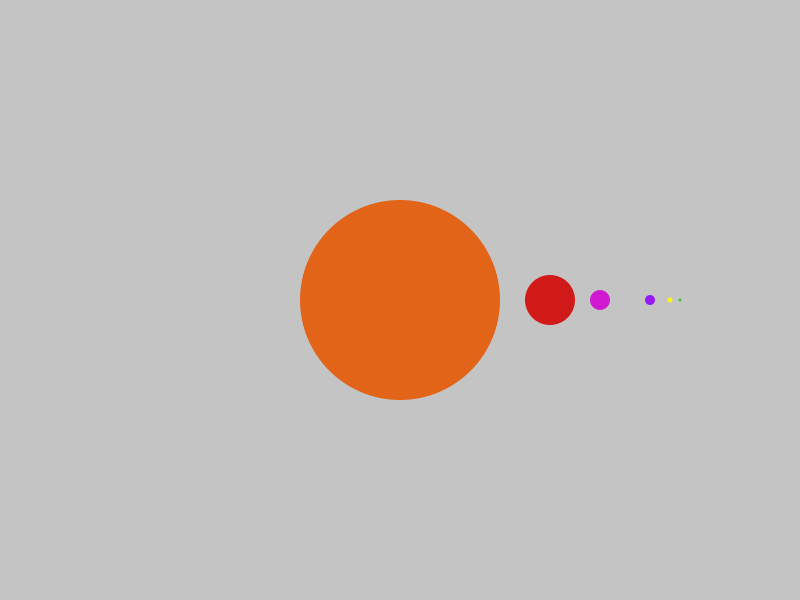
Frame 1 (no input)
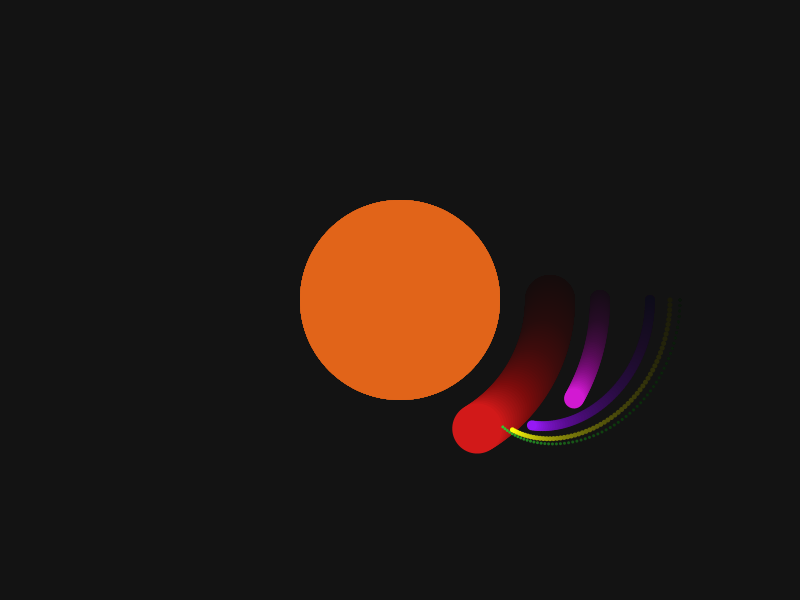
Frame 60 (the mouse pressed at the canvas centre just before this capture)
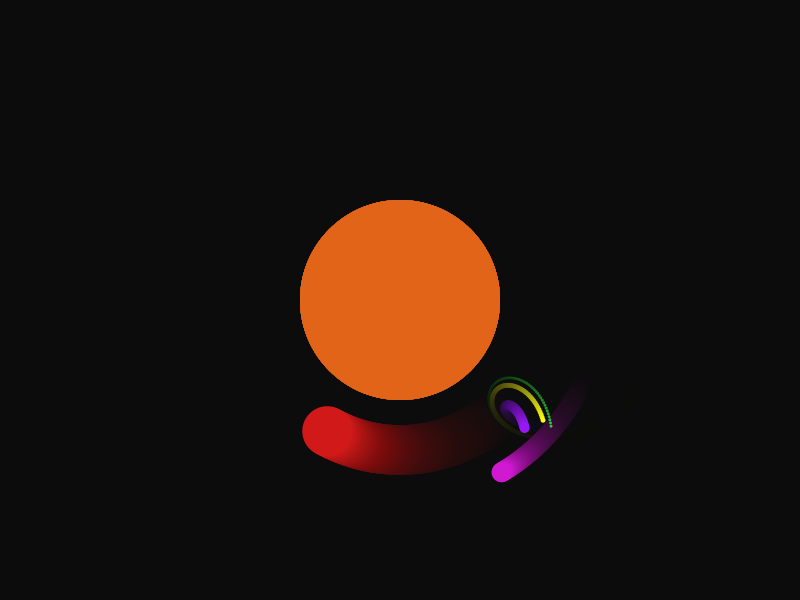
Frame 120 (the mouse held since frame 60 and released just before this capture)

The Processing sketch that drew these frames (run headless with seeded random() and noise(); from frame 60 on, the mouse is pressed at the canvas centre):

// Processing sketch: Planets_Transformations
// ── Planets_Transformations.pde
float _angle = 0;
color red = color(210, 25, 25);
color pink = color(210, 25, 210);
color purple = color(150, 25, 245); 
color redOrange = color(225, 100, 25);
color yellow = color(255, 255, 10);
color green = color(50, 200, 50);


void setup()
{
  size(800, 600);
}

void draw()
{
  //give planets trails
  clearScene();
  
  //draw sun
  noStroke();
  fill(redOrange);
  translate(width/2, height/2);
  circle(0, 0, 200);
  
  
  //my pretty solar system <3
  
  //red planet
  pushMatrix();
  fill(red);
    rotate(radians(_angle));
    translate(150, 0);
    circle(0, 0, 50);
  popMatrix();
  
 
  //Pink planet
  pushMatrix();
  fill(pink);
    rotate(radians(_angle)/2);
    translate(200, 0);
    circle(0, 0, 20);
    
    //purple moon
    pushMatrix();
    fill(purple);
      rotate(radians(_angle)*2);
      translate(50, 0);
      circle(0, 0, 10);
      
      //purple's moon's yellow moon
      pushMatrix();
        fill(yellow);
        rotate(radians(_angle)/3);
        translate(20, 0);
        circle(0, 0, 5);
        
        //purple's moon's moon's  green moon
        pushMatrix();
          fill(green);
          rotate(radians(_angle)/2);
          translate(10, 0);
          circle(0, 0, 3);
        popMatrix();
      popMatrix();
    popMatrix();
  popMatrix();


  _angle = _angle + 1;
}

void clearScene()
{
  noStroke();
  fill(color(0, 10));
  rect(0, 0, width, height);
}
